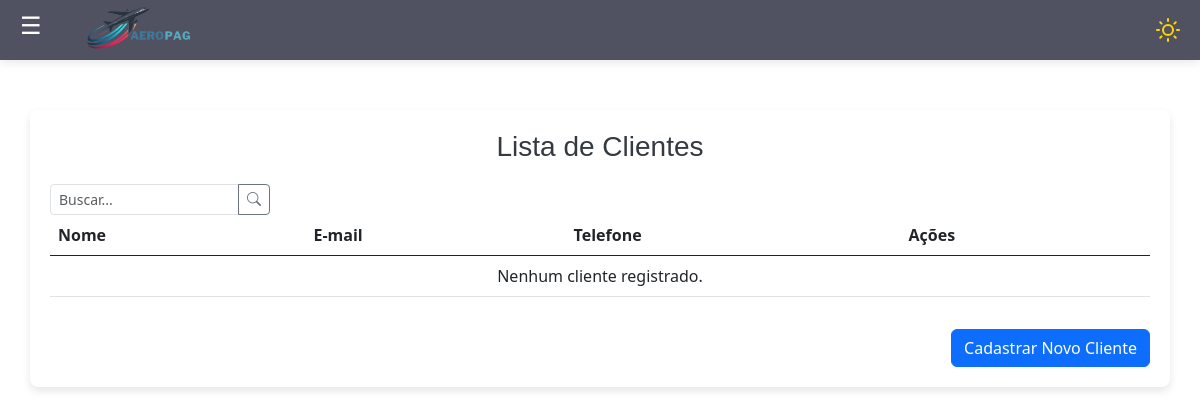
The app's page /clientes/ (signed in), older data.
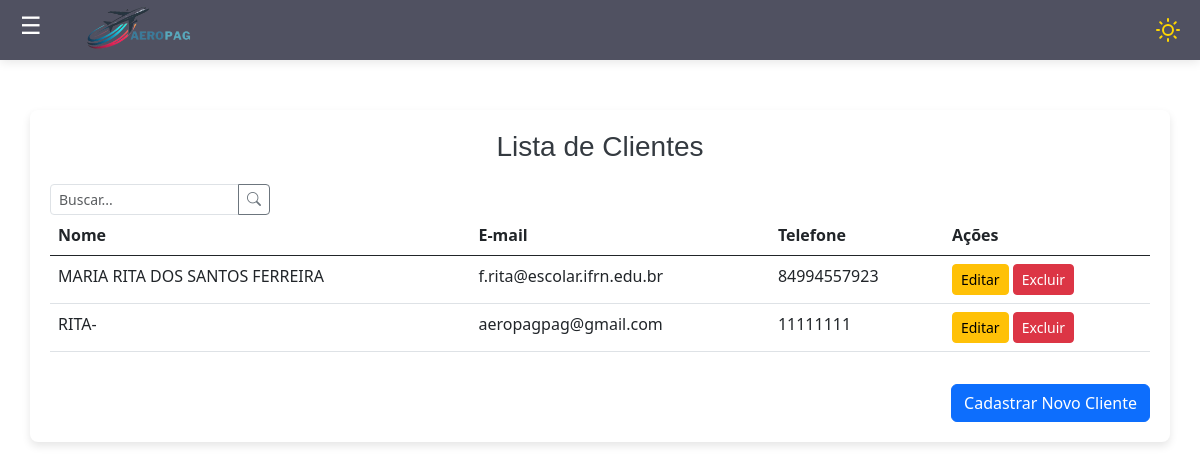
The same page, newer data.
### clientes/models.py (models this page shows, shortened)
class Cliente(models.Model):
    usuario = models.ForeignKey(User, on_delete=models.CASCADE, null=True, blank=True)
    cli_nome = models.CharField(max_length=255)
    cli_email = models.EmailField()
    cli_telefone = models.CharField(max_length=20)

### clientes/views.py (the view)
# urls.py: path('clientes/', ClienteList.as_view(), name='listar-clientes'),
class ClienteList(LoginRequiredMixin, ListView):
    login_url = reverse_lazy('login')
    model = Cliente
    template_name = 'listas/cliente.html'
    def get_queryset(self):
        return Cliente.objects.filter(usuario=self.request.user)

### clientes/templates/listas/cliente.html (shortened to what this page needs)
{% extends 'modelo.html' %}
{% load static %}
{% block conteudo %}
<link href="https://cdn.jsdelivr.net/npm/bootstrap@5.3.0-alpha1/dist/css/bootstrap.min.css" rel="stylesheet">
<link rel="stylesheet" href="https://cdnjs.cloudflare.com/ajax/libs/font-awesome/6.0.0-beta3/css/all.min.css">
<div class="container">
    <h3>Lista de Clientes</h3>
    <div class="input-group" style="max-width: 20%;">
        <input type="text" class="form-control form-control-sm" id="search-lembrete" placeholder="Buscar...">
        <button class="btn btn-outline-secondary btn-sm" type="button">
            <i class="bi bi-search"></i>
        </button>
    </div>
    <div class="table-responsive">
        <table class="table" id="clientes-table">
            <thead>
                <tr>
                    <th scope="col">Nome</th>
                    <th scope="col">E-mail</th>
                    <th scope="col">Telefone</th>
                    <th scope="col">Ações</th>
                </tr>
            </thead>
            <tbody>
                {% for cliente in object_list %}
                <tr>
                    <td class="cli-nome">{{ cliente.cli_nome }}</td>
                    <td class="cli-email">{{ cliente.cli_email }}</td>
                    <td class="cli-telefone">{{ cliente.cli_telefone }}</td>
                    <td>
                        <a href="{% url 'editar-cliente' cliente.pk %}" class="btn btn-warning btn-sm" title="Editar">Editar</a>
                        <form action="{% url 'excluir-cliente' cliente.pk %}" method="POST" style="display:inline;">
                            <button type="submit" class="btn btn-danger btn-sm" title="Excluir">Excluir</button>
                        </form>
                    </td>
                </tr>
                {% empty %}
                <tr>
                    <td colspan="4" class="text-center">Nenhum cliente registrado.</td>
                </tr>
                {% endfor %}
            </tbody>
        </table>
    </div>
    <div class="text-end mt-3">
        <a href="{% url 'criar-cliente' %}" class="btn btn-primary">Cadastrar Novo Cliente</a>
    </div>
</div>
{% endblock %}

Row changes from the older to the newer data that the page shows:
added Cliente: cli_nome "MARIA RITA DOS SANTOS FERREIRA", cli_email "f.rita@escolar.ifrn.edu.br", cli_telefone "84994557923"
added Cliente: cli_nome "RITA-", cli_email "aeropagpag@gmail.com", cli_telefone "11111111"
Text that changed along with them:
text no longer shown: "Nenhum cliente registrado."
